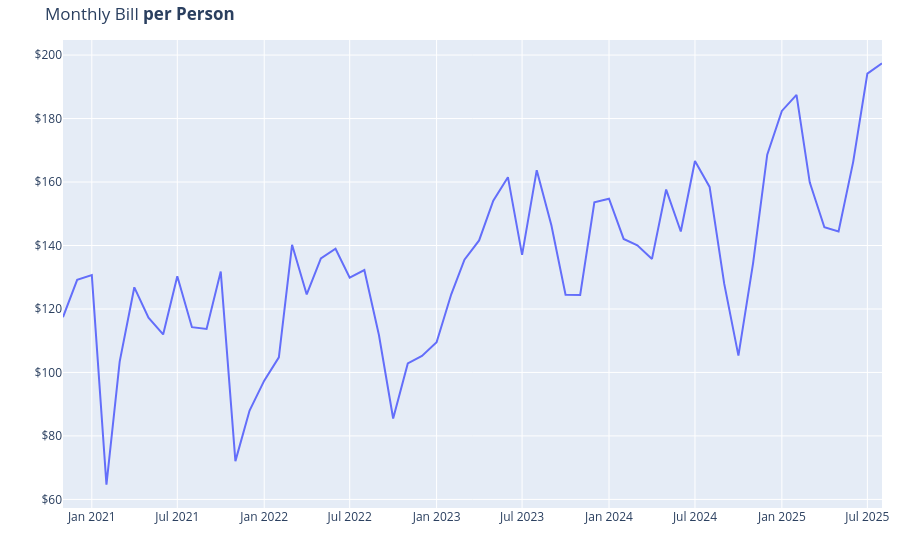

Here is the notebook cell this chart was saved with:
### Markdown cell above
Note how these per person plots look exactly the same as the prior total plots, just with a different y-axis range.

### Code cell
# group by year and month, sum Amount
monthly_amount = df.groupby(df["Date"].dt.to_period("M"))["Amount"].sum().reset_index()
monthly_amount["Date"] = monthly_amount["Date"].astype(
    str
)  # convert to string for Plotly

# calculate amount per person
monthly_amount["Amount_per_person"] = monthly_amount["Amount"] / 3

# plot
fig = px.line(
    monthly_amount,
    x="Date",
    y="Amount_per_person",
    title="Monthly Bill <b>per Person</b>",
    labels={"Date": "Month and Year", "Amount_per_person": "Amount per Person ($)"},
)

# format y-axis to show currency
fig.update_traces(hovertemplate="Month and Year: %{x}<br>Amount per Person: $%{y:.2f}")

# format for mobile
fig.update_layout(
    xaxis=dict(title=""),
    yaxis=dict(
        title="",
        tickprefix="$",
    ),
    margin=dict(
        t=40,
        b=30,
        l=10,
        r=10,
    ),
    legend=dict(
        orientation="h",
        x=0.5,
        xanchor="center",
        y=-0.2,
    ),
)

fig.show()

### Figure 1 — Plotly figure (JSON) as saved in the notebook; plotly's stock layout.template omitted (floating-point values rounded to 4 significant figures)
{"data": [{"hovertemplate": "Month and Year: %{x}<br>Amount per Person: $%{y:.2f}", "legendgroup": "", "line": {"color": "#636efa", "dash": "solid"}, "marker": {"symbol": "circle"}, "mode": "lines", "name": "", "orientation": "v", "showlegend": false, "type": "scatter", "x": ["2020-11", "2020-12", "2021-01", "2021-02", "2021-03", "2021-04", "2021-05", "2021-06", "2021-07", "2021-08", "2021-09", "2021-10", "2021-11", "2021-12", "2022-01", "2022-02", "2022-03", "2022-04", "2022-05", "2022-06", "2022-07", "2022-08", "2022-09", "2022-10", "2022-11", "2022-12", "2023-01", "2023-02", "2023-03", "2023-04", "2023-05", "2023-06", "2023-07", "2023-08", "2023-09", "2023-10", "2023-11", "2023-12", "2024-01", "2024-02", "2024-03", "2024-04", "2024-05", "2024-06", "2024-07", "2024-08", "2024-09", "2024-10", "2024-11", "2024-12", "2025-01", "2025-02", "2025-03", "2025-04", "2025-05", "2025-06", "2025-07", "2025-08"], "xaxis": "x", "y": [117.4, 129.2, 130.7, 64.67, 103.4, 126.8, 117.2, 112.0, 130.3, 114.3, 113.7, 131.8, 72.07, 88.01, 97.41, 104.8, 140.2, 124.6, 135.9, 139.0, 129.9, 132.3, 111.7, 85.49, 102.8, 105.2, 109.5, 124.6, 135.5, 141.6, 154.1, 161.5, 137.1, 163.7, 146.4, 124.5, 124.4, 153.6, 154.8, 142.1, 140.1, 135.8, 157.6, 144.4, 166.6, 158.5, 127.9, 105.3, 134.4, 168.6, 182.4, 187.5, 159.9, 145.8, 144.4, 166.4, 194.2, 197.4], "yaxis": "y"}], "layout": {"legend": {"orientation": "h", "tracegroupgap": 0, "x": 0.5, "xanchor": "center", "y": -0.2}, "margin": {"b": 30, "l": 10, "r": 10, "t": 40}, "title": {"text": "Monthly Bill <b>per Person</b>"}, "xaxis": {"anchor": "y", "domain": [0, 1], "title": {"text": ""}}, "yaxis": {"anchor": "x", "domain": [0, 1], "tickprefix": "$", "title": {"text": ""}}}}
